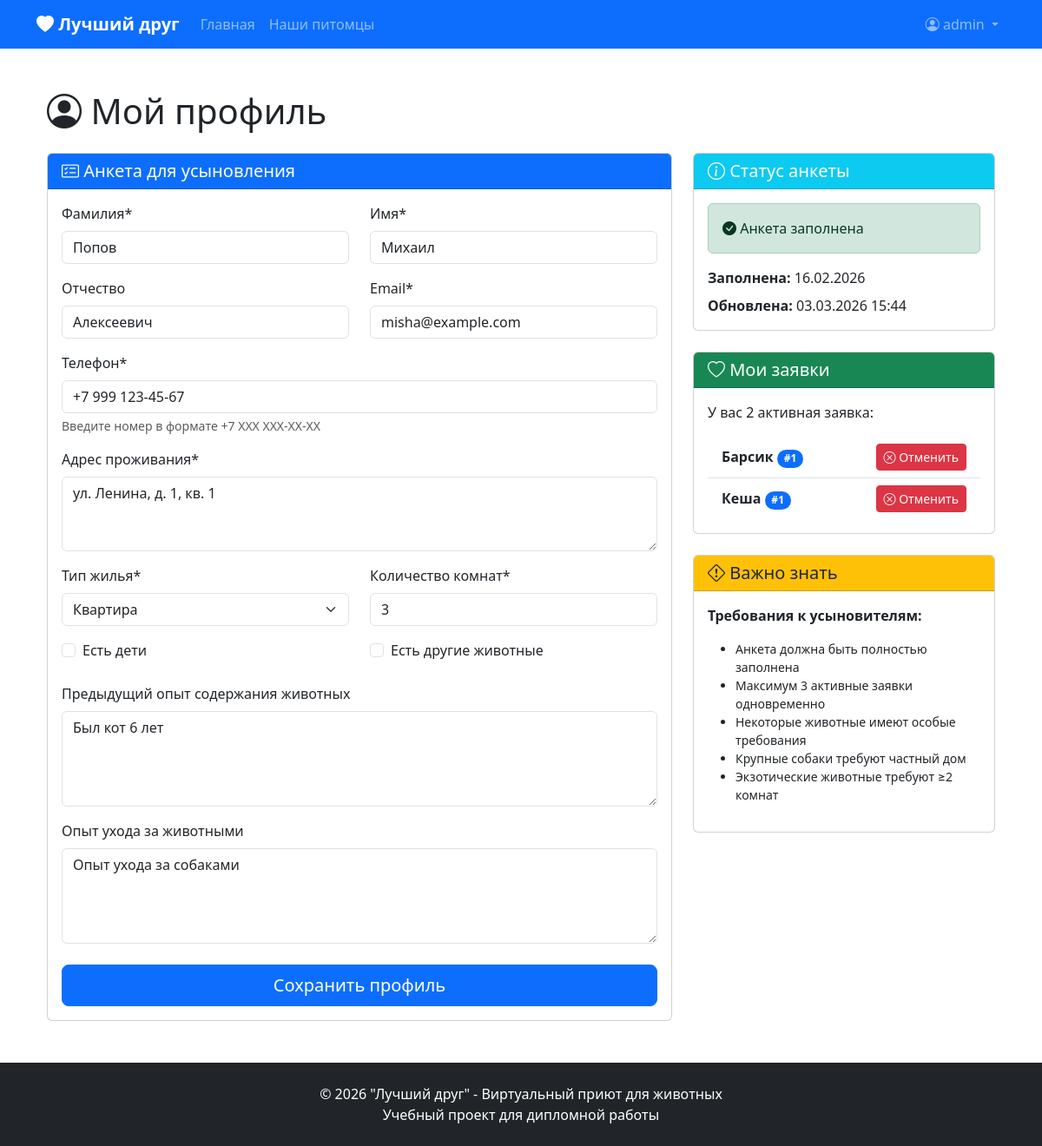
The page /auth/profile (signed in) on the database its author committed.
### backend/app/models.py (models this page shows, shortened)
class User(UserMixin, db.Model):
    __tablename__ = 'users'
    id = db.Column(db.Integer, primary_key=True)
    username = db.Column(db.String(50), unique=True, nullable=False)
    password_hash = db.Column(db.String(255), nullable=False)
    role = db.Column(db.String(10), nullable=False, default='user')
    created_at = db.Column(db.DateTime, default=db.func.current_timestamp())
    updated_at = db.Column(db.DateTime, default=db.func.current_timestamp(),
                           onupdate=db.func.current_timestamp())
    profile = db.relationship('UserProfile', backref='user', uselist=False, cascade='all, delete-orphan')
    queue_applications = db.relationship('AdoptionQueue', backref='user', lazy=True, cascade='all, delete-orphan')
    def is_admin(self):
        return self.role == 'admin'

class UserProfile(db.Model):
    __tablename__ = 'user_profiles'
    id = db.Column(db.Integer, primary_key=True)
    user_id = db.Column(db.Integer, db.ForeignKey('users.id'), unique=True, nullable=False)
    first_name = db.Column(db.String(50), nullable=False)
    last_name = db.Column(db.String(50), nullable=False)
    patronymic = db.Column(db.String(50))
    email = db.Column(db.String(100), nullable=False)
    phone = db.Column(db.String(20), nullable=False)
    address = db.Column(db.Text, nullable=False)
    housing_type = db.Column(db.String(20), nullable=False)  # 'apartment' or 'house'
    rooms_count = db.Column(db.Integer, nullable=False)
    has_children = db.Column(db.Boolean, default=False)
    has_other_animals = db.Column(db.Boolean, default=False)
    previous_experience = db.Column(db.Text)
    animal_care_experience = db.Column(db.Text)
    created_at = db.Column(db.DateTime, default=db.func.current_timestamp())
    updated_at = db.Column(db.DateTime, default=db.func.current_timestamp(),
                           onupdate=db.func.current_timestamp())

class AdoptionQueue(db.Model):
    __tablename__ = 'adoption_queue'
    id = db.Column(db.Integer, primary_key=True)
    user_id = db.Column(db.Integer, db.ForeignKey('users.id'), nullable=False)
    animal_id = db.Column(db.Integer, db.ForeignKey('animals.id'), nullable=False)
    queue_position = db.Column(db.Integer, nullable=False)
    status = db.Column(db.String(20), nullable=False, default='active')  # active, cancelled, approved
    created_at = db.Column(db.DateTime, default=db.func.current_timestamp())
    updated_at = db.Column(db.DateTime, default=db.func.current_timestamp(),
                           onupdate=db.func.current_timestamp())
    __table_args__ = (db.UniqueConstraint('user_id', 'animal_id'),)

class Animal(db.Model):
    __tablename__ = 'animals'
    id = db.Column(db.Integer, primary_key=True)
    name = db.Column(db.String(50), nullable=False)
    species_id = db.Column(db.Integer, db.ForeignKey('animal_species.id'), nullable=False)
    breed_id = db.Column(db.Integer, db.ForeignKey('breeds.id'))
    age = db.Column(db.Integer)
    gender_id = db.Column(db.Integer, db.ForeignKey('genders.id'), nullable=False)
    size_id = db.Column(db.Integer, db.ForeignKey('sizes.id'))
    color_id = db.Column(db.Integer, db.ForeignKey('colors.id'))
    hair_length_id = db.Column(db.Integer, db.ForeignKey('hair_lengths.id'))
    description = db.Column(db.Text)
    special_needs = db.Column(db.Text)
    is_neutered = db.Column(db.Boolean, default=False)
    requires_house = db.Column(db.Boolean, default=False)
    min_rooms = db.Column(db.Integer, default=1)
    for_children = db.Column(db.Boolean, default=True)
    with_other_animals = db.Column(db.Boolean, default=True)
    is_available = db.Column(db.Boolean, default=True)
    created_at = db.Column(db.DateTime, default=db.func.current_timestamp())
    updated_at = db.Column(db.DateTime, default=db.func.current_timestamp(),
                           onupdate=db.func.current_timestamp())
    photos = db.relationship('AnimalPhoto', backref='animal', lazy=True, cascade='all, delete-orphan')
    queue_applications = db.relationship('AdoptionQueue', backref='animal', lazy=True, cascade='all, delete-orphan')
    edit_logs = db.relationship('AnimalEditLog', backref='animal', lazy=True, cascade='all, delete-orphan')

### backend/app/routes/auth.py (the view, shortened to what this page needs)
@auth_bp.route('/profile', methods=['GET', 'POST'])  # маршрут для профиля
@login_required  # требует авторизации
def profile():
    user_profile = UserProfile.query.filter_by(user_id=current_user.id).first()  # ищем профиль текущего пользователя
    form = ProfileForm()  # создаём форму
    if request.method == 'GET':
        if user_profile:
            form = ProfileForm(obj=user_profile)  # инициализируем форму данными из БД
    active_applications = AdoptionQueue.query.filter_by(
        user_id=current_user.id,
        status='active'
    ).all()  # все активные заявки
    return render_template('auth/profile.html',
                           form=form,
                           active_applications=active_applications)  # отображаем шаблон с формой и заявками

### backend/app/templates/auth/profile.html (shortened to what this page needs)
{% extends "base.html" %}
{% block content %}
<div class="container mt-4">
    <h1 class="mb-4"><i class="bi bi-person-circle"></i> Мой профиль</h1>
    <div class="row">
        <div class="col-lg-8">
            <div class="card">
                <div class="card-header bg-primary text-white">
                    <h5 class="mb-0"><i class="bi bi-card-checklist"></i> Анкета для усыновления</h5>
                </div>
                <div class="card-body">
                    <form method="POST" action="{{ url_for('auth.profile') }}">
                        <div class="row">
                            <div class="col-md-6 mb-3">
                                {{ form.last_name.label(class="form-label") }}
                                {{ form.last_name(class="form-control" + (" is-invalid" if form.last_name.errors else "")) }}
                            </div>
                            <div class="col-md-6 mb-3">
                                {{ form.first_name.label(class="form-label") }}
                                {{ form.first_name(class="form-control" + (" is-invalid" if form.first_name.errors else "")) }}
                            </div>
                        </div>
                        <div class="row">
                            <div class="col-md-6 mb-3">
                                {{ form.patronymic.label(class="form-label") }}
                                {{ form.patronymic(class="form-control" + (" is-invalid" if form.patronymic.errors else "")) }}
                            </div>
                            <div class="col-md-6 mb-3">
                                {{ form.email.label(class="form-label") }}
                                {{ form.email(class="form-control" + (" is-invalid" if form.email.errors else "")) }}
                            </div>
                        </div>
                        <div class="mb-3">
                            {{ form.phone.label(class="form-label") }}
                            {{ form.phone(class="form-control phone-input", placeholder="+7 XXX XXX-XX-XX") }}
                            <div class="form-text">Введите номер в формате +7 XXX XXX-XX-XX</div>
                        </div>
                        <div class="mb-3">
                            {{ form.address.label(class="form-label") }}
                            {{ form.address(class="form-control" + (" is-invalid" if form.address.errors else ""), rows="3", placeholder="Полный адрес проживания") }}
                        </div>
                        <div class="row">
                            <div class="col-md-6 mb-3">
                                {{ form.housing_type.label(class="form-label") }}
                                {{ form.housing_type(class="form-select" + (" is-invalid" if form.housing_type.errors else "")) }}
                            </div>
                            <div class="col-md-6 mb-3">
                                {{ form.rooms_count.label(class="form-label") }}
                                {{ form.rooms_count(class="form-control" + (" is-invalid" if form.rooms_count.errors else "")) }}
                            </div>
                        </div>
                        <div class="row mb-4">
                            <div class="col-md-6">
                                <div class="form-check">
                                    {{ form.has_children(class="form-check-input") }}
                                    {{ form.has_children.label(class="form-check-label") }}
                                </div>
                            </div>
                            <div class="col-md-6">
                                <div class="form-check">
                                    {{ form.has_other_animals(class="form-check-input") }}
                                    {{ form.has_other_animals.label(class="form-check-label") }}
                                </div>
                            </div>
                        </div>
                        <div class="mb-3">
                            {{ form.previous_experience.label(class="form-label") }}
                            {{ form.previous_experience(class="form-control" + (" is-invalid" if form.previous_experience.errors else ""), rows="4", placeholder="Были ли у вас ранее домашние животные? Какие?") }}
                        </div>
                        <div class="mb-4">
                            {{ form.animal_care_experience.label(class="form-label") }}
                            {{ form.animal_care_experience(class="form-control" + (" is-invalid" if form.animal_care_experience.errors else ""), rows="4", placeholder="Есть ли у вас опыт ухода за животными?") }}
                        </div>
                        <div class="d-grid">
                            {{ form.submit(class="btn btn-primary btn-lg") }}
                        </div>
                    </form>
                </div>
            </div>
        </div>
        <div class="col-lg-4">
            <div class="card mb-4">
                <div class="card-header bg-info text-white">
                    <h5 class="mb-0"><i class="bi bi-info-circle"></i> Статус анкеты</h5>
                </div>
                <div class="card-body">
                    {% if current_user.profile %}
                        <div class="alert alert-success">
                            <i class="bi bi-check-circle-fill"></i> Анкета заполнена
                        </div>
                        <p class="mb-2"><strong>Заполнена:</strong> {{ current_user.profile.created_at.strftime('%d.%m.%Y') }}</p>
                        <p class="mb-0"><strong>Обновлена:</strong> {{ current_user.profile.updated_at.strftime('%d.%m.%Y %H:%M') }}</p>
                    {% else %}
                        <div class="alert alert-warning">
                            <i class="bi bi-exclamation-triangle-fill"></i> Анкета не заполнена
                        </div>
                        <p>Заполните анкету, чтобы получить возможность подавать заявки на усыновление животных.</p>
                    {% endif %}
                </div>
            </div>
            <div class="card mb-4">
                <div class="card-header bg-success text-white">
                    <h5 class="mb-0"><i class="bi bi-heart"></i> Мои заявки</h5>
                </div>
                <div class="card-body">
                    {% if active_applications %}
                        <p>У вас {{ active_applications|length }} активная заявка:</p>
                        <ul class="list-group list-group-flush">
                            {% for application in active_applications %}
                            <li class="list-group-item d-flex justify-content-between align-items-center">
                                <div>
                                    <strong>{{ application.animal.name }}</strong>
                                    <span class="badge bg-primary rounded-pill">#{{ application.queue_position }}</span>
                                </div>
                                <form method="POST" action="{{ url_for('animals.cancel_queue', queue_id=application.id) }}" style="display: inline;">
                                    <button type="submit" class="btn btn-danger btn-sm" onclick="return confirm('Вы уверены, что хотите отменить заявку?')">
                                        <i class="bi bi-x-circle"></i> Отменить
                                    </button>
                                </form>
                            </li>
                            {% endfor %}
                        </ul>
                    {% else %}
                        <p class="mb-0">У вас пока нет активных заявок на усыновление.</p>
                    {% endif %}
                </div>
            </div>
            <div class="card">
                <div class="card-header bg-warning text-dark">
                    <h5 class="mb-0"><i class="bi bi-exclamation-diamond"></i> Важно знать</h5>
                </div>
                <div class="card-body">
                    <p><strong>Требования к усыновителям:</strong></p>
                    <ul class="small">
                        <li>Анкета должна быть полностью заполнена</li>
                        <li>Максимум 3 активные заявки одновременно</li>
                        <li>Некоторые животные имеют особые требования</li>
                        <li>Крупные собаки требуют частный дом</li>
                        <li>Экзотические животные требуют ≥2 комнат</li>
                    </ul>
                </div>
            </div>
        </div>
    </div>
</div>
{% endblock %}

### backend/app/templates/base.html (shortened to what this page needs)
<!DOCTYPE html>
<html lang="ru">
<head>
    <link href="https://cdn.jsdelivr.net/npm/bootstrap@5.3.0/dist/css/bootstrap.min.css" rel="stylesheet">
    <link rel="stylesheet" href="https://unpkg.com/bootstrap-icons@1.10.0/font/bootstrap-icons.css">
    <link href="{{ url_for('static', filename='bootstrap/css/bootstrap.min.css') }}" rel="stylesheet">
</head>
<body>
    <nav class="navbar navbar-expand-lg navbar-dark bg-primary">
        <div class="container">
            <a class="navbar-brand" href="{{ url_for('main.index') }}">
                <i class="bi bi-heart-fill"></i> Лучший друг
            </a>
            <div class="collapse navbar-collapse" id="navbarNav">
                <ul class="navbar-nav me-auto">
                    <li class="nav-item">
                        <a class="nav-link" href="{{ url_for('main.index') }}">Главная</a>
                    </li>
                    <li class="nav-item">
                        <a class="nav-link" href="{{ url_for('animals.list_animals') }}">Наши питомцы</a>
                    </li>
                </ul>
                <ul class="navbar-nav">
                    {% if current_user.is_authenticated %}
                        <li class="nav-item dropdown">
                            <a class="nav-link dropdown-toggle" href="#" role="button" data-bs-toggle="dropdown">
                                <i class="bi bi-person-circle"></i> {{ current_user.username }}
                            </a>
                        </li>
                    {% endif %}
                </ul>
            </div>
        </div>
    </nav>
    <main class="content py-4">
        <div class="container">
            {% block content %}{% endblock %}
        </div>
    </main>
    <footer class="bg-dark text-white py-4 mt-4">
        <div class="container text-center">
            <p class="mb-0">© 2026 "Лучший друг" - Виртуальный приют для животных</p>
            <p class="mb-0">Учебный проект для дипломной работы</p>
        </div>
    </footer>
</body>
</html>

### backend/app/templates/base.html (style rules this page uses)
body { min-height: 100vh; display: flex; flex-direction: column; }
.content { flex: 1; }
.navbar-brand { font-weight: bold; }
footer { margin-top: auto; }

### rows shown on the page
User: username "admin"
UserProfile: last_name "Попов", first_name "Михаил", patronymic "Алексеевич", email "misha@example.com", phone "+7 999 123-45-67", address "ул. Ленина, д. 1, кв. 1", housing_type "Квартира", rooms_count "3", previous_experience "Был кот 6 лет", animal_care_experience "Опыт ухода за собаками", profile.created_at "16.02.2026", profile.updated_at "03.03.2026 15:44"
AdoptionQueue: animal.name "Барсик", queue_position "1"
AdoptionQueue: animal.name "Кеша", queue_position "1"

### other values the page prints
{{ active_applications|length }} "2"
